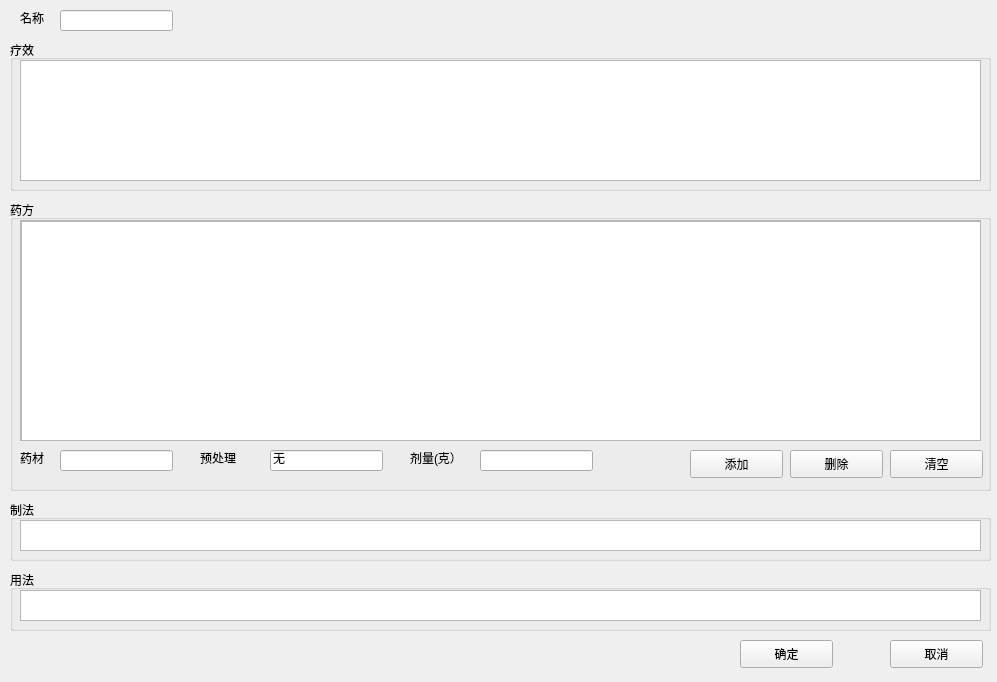
<?xml version="1.0" encoding="UTF-8"?>
<ui version="4.0">
 <class>Form</class>
 <widget class="QWidget" name="Form">
  <property name="geometry">
   <rect>
    <x>0</x>
    <y>0</y>
    <width>997</width>
    <height>682</height>
   </rect>
  </property>
  <property name="windowTitle">
   <string>药方输入</string>
  </property>
  <property name="windowIcon">
   <iconset>
    <normaloff>Icon/med.ico</normaloff>Icon/med.ico</iconset>
  </property>
  <widget class="QGroupBox" name="groupBox">
   <property name="geometry">
    <rect>
     <x>10</x>
     <y>40</y>
     <width>981</width>
     <height>151</height>
    </rect>
   </property>
   <property name="title">
    <string>疗效</string>
   </property>
   <widget class="QTextEdit" name="IUsage">
    <property name="geometry">
     <rect>
      <x>10</x>
      <y>20</y>
      <width>961</width>
      <height>121</height>
     </rect>
    </property>
   </widget>
  </widget>
  <widget class="QGroupBox" name="groupBox_2">
   <property name="geometry">
    <rect>
     <x>10</x>
     <y>200</y>
     <width>981</width>
     <height>291</height>
    </rect>
   </property>
   <property name="title">
    <string>药方</string>
   </property>
   <widget class="QScrollArea" name="scrollArea">
    <property name="geometry">
     <rect>
      <x>10</x>
      <y>20</y>
      <width>961</width>
      <height>221</height>
     </rect>
    </property>
    <property name="widgetResizable">
     <bool>true</bool>
    </property>
    <widget class="QWidget" name="scrollAreaWidgetContents">
     <property name="geometry">
      <rect>
       <x>0</x>
       <y>0</y>
       <width>959</width>
       <height>219</height>
      </rect>
     </property>
     <widget class="QTableView" name="TContent">
      <property name="geometry">
       <rect>
        <x>0</x>
        <y>0</y>
        <width>961</width>
        <height>221</height>
       </rect>
      </property>
     </widget>
    </widget>
   </widget>
   <widget class="QLabel" name="label">
    <property name="geometry">
     <rect>
      <x>10</x>
      <y>250</y>
      <width>31</width>
      <height>16</height>
     </rect>
    </property>
    <property name="text">
     <string>药材</string>
    </property>
   </widget>
   <widget class="QLineEdit" name="IMed">
    <property name="geometry">
     <rect>
      <x>50</x>
      <y>250</y>
      <width>113</width>
      <height>21</height>
     </rect>
    </property>
   </widget>
   <widget class="QLineEdit" name="ICount">
    <property name="geometry">
     <rect>
      <x>470</x>
      <y>250</y>
      <width>113</width>
      <height>21</height>
     </rect>
    </property>
    <property name="text">
     <string/>
    </property>
    <property name="echoMode">
     <enum>QLineEdit::Normal</enum>
    </property>
   </widget>
   <widget class="QLabel" name="label_2">
    <property name="geometry">
     <rect>
      <x>400</x>
      <y>250</y>
      <width>61</width>
      <height>16</height>
     </rect>
    </property>
    <property name="text">
     <string>剂量(克）</string>
    </property>
   </widget>
   <widget class="QPushButton" name="BAdd">
    <property name="geometry">
     <rect>
      <x>680</x>
      <y>250</y>
      <width>93</width>
      <height>28</height>
     </rect>
    </property>
    <property name="text">
     <string>添加</string>
    </property>
   </widget>
   <widget class="QPushButton" name="BClear">
    <property name="geometry">
     <rect>
      <x>880</x>
      <y>250</y>
      <width>93</width>
      <height>28</height>
     </rect>
    </property>
    <property name="text">
     <string>清空</string>
    </property>
   </widget>
   <widget class="QPushButton" name="BDelete">
    <property name="geometry">
     <rect>
      <x>780</x>
      <y>250</y>
      <width>93</width>
      <height>28</height>
     </rect>
    </property>
    <property name="text">
     <string>删除</string>
    </property>
   </widget>
   <widget class="QLabel" name="label_3">
    <property name="geometry">
     <rect>
      <x>190</x>
      <y>250</y>
      <width>61</width>
      <height>16</height>
     </rect>
    </property>
    <property name="text">
     <string>预处理</string>
    </property>
   </widget>
   <widget class="QLineEdit" name="IDeal">
    <property name="geometry">
     <rect>
      <x>260</x>
      <y>250</y>
      <width>113</width>
      <height>21</height>
     </rect>
    </property>
    <property name="text">
     <string>无</string>
    </property>
   </widget>
  </widget>
  <widget class="QPushButton" name="BY">
   <property name="geometry">
    <rect>
     <x>740</x>
     <y>640</y>
     <width>93</width>
     <height>28</height>
    </rect>
   </property>
   <property name="text">
    <string>确定</string>
   </property>
  </widget>
  <widget class="QGroupBox" name="groupBox_3">
   <property name="geometry">
    <rect>
     <x>10</x>
     <y>500</y>
     <width>981</width>
     <height>61</height>
    </rect>
   </property>
   <property name="title">
    <string>制法</string>
   </property>
   <widget class="QTextEdit" name="IAdeal">
    <property name="geometry">
     <rect>
      <x>10</x>
      <y>20</y>
      <width>961</width>
      <height>31</height>
     </rect>
    </property>
    <property name="html">
     <string>&lt;!DOCTYPE HTML PUBLIC &quot;-//W3C//DTD HTML 4.0//EN&quot; &quot;http://www.w3.org/TR/REC-html40/strict.dtd&quot;&gt;
&lt;html&gt;&lt;head&gt;&lt;meta name=&quot;qrichtext&quot; content=&quot;1&quot; /&gt;&lt;style type=&quot;text/css&quot;&gt;
p, li { white-space: pre-wrap; }
&lt;/style&gt;&lt;/head&gt;&lt;body style=&quot; font-family:'SimSun'; font-size:9pt; font-weight:400; font-style:normal;&quot;&gt;
&lt;p style=&quot;-qt-paragraph-type:empty; margin-top:0px; margin-bottom:0px; margin-left:0px; margin-right:0px; -qt-block-indent:0; text-indent:0px;&quot;&gt;&lt;br /&gt;&lt;/p&gt;&lt;/body&gt;&lt;/html&gt;</string>
    </property>
   </widget>
  </widget>
  <widget class="QGroupBox" name="groupBox_4">
   <property name="geometry">
    <rect>
     <x>10</x>
     <y>570</y>
     <width>981</width>
     <height>61</height>
    </rect>
   </property>
   <property name="title">
    <string>用法</string>
   </property>
   <widget class="QTextEdit" name="IUse">
    <property name="geometry">
     <rect>
      <x>10</x>
      <y>20</y>
      <width>961</width>
      <height>31</height>
     </rect>
    </property>
    <property name="html">
     <string>&lt;!DOCTYPE HTML PUBLIC &quot;-//W3C//DTD HTML 4.0//EN&quot; &quot;http://www.w3.org/TR/REC-html40/strict.dtd&quot;&gt;
&lt;html&gt;&lt;head&gt;&lt;meta name=&quot;qrichtext&quot; content=&quot;1&quot; /&gt;&lt;style type=&quot;text/css&quot;&gt;
p, li { white-space: pre-wrap; }
&lt;/style&gt;&lt;/head&gt;&lt;body style=&quot; font-family:'SimSun'; font-size:9pt; font-weight:400; font-style:normal;&quot;&gt;
&lt;p style=&quot;-qt-paragraph-type:empty; margin-top:0px; margin-bottom:0px; margin-left:0px; margin-right:0px; -qt-block-indent:0; text-indent:0px;&quot;&gt;&lt;br /&gt;&lt;/p&gt;&lt;/body&gt;&lt;/html&gt;</string>
    </property>
   </widget>
  </widget>
  <widget class="QLineEdit" name="IName">
   <property name="geometry">
    <rect>
     <x>60</x>
     <y>10</y>
     <width>113</width>
     <height>21</height>
    </rect>
   </property>
   <property name="text">
    <string/>
   </property>
  </widget>
  <widget class="QLabel" name="label_4">
   <property name="geometry">
    <rect>
     <x>20</x>
     <y>10</y>
     <width>72</width>
     <height>15</height>
    </rect>
   </property>
   <property name="text">
    <string>名称</string>
   </property>
  </widget>
  <widget class="QPushButton" name="BN">
   <property name="geometry">
    <rect>
     <x>890</x>
     <y>640</y>
     <width>93</width>
     <height>28</height>
    </rect>
   </property>
   <property name="text">
    <string>取消</string>
   </property>
  </widget>
 </widget>
 <resources/>
 <connections/>
</ui>
